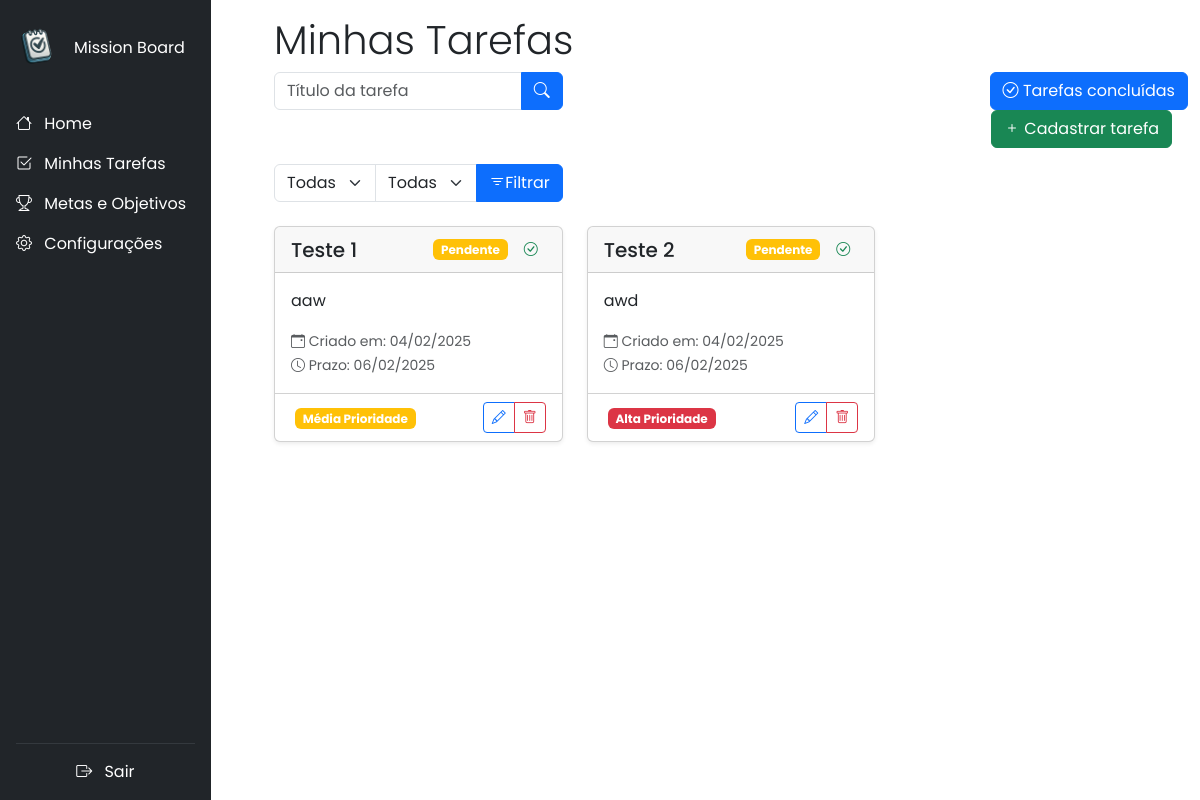
/task/list/ (signed in), run on the app's committed database.
### tasks/models.py (models this page shows, shortened)
class Task(models.Model):
    PRIORITY_CHOICES = [
        ('low', 'Baixa'),
        ('medium', 'Média'),
        ('high', 'Alta'),
    ]
    user = models.ForeignKey(User, verbose_name='Usuário', on_delete=models.CASCADE, max_length=50)
    title = models.CharField(max_length=255)
    description = models.TextField(blank=True, null=True)
    category = models.ForeignKey(Category, on_delete=models.SET_NULL, blank=True, null=True)
    due_date = models.DateField()
    priority = models.CharField(max_length=10, choices=PRIORITY_CHOICES, default='medium')
    completed = models.BooleanField(default=False)
    created_at = models.DateTimeField(auto_now_add=True)

### tasks/views.py (the view)
# urls.py: path('task/list/', views.TasksListView.as_view(), name='task_list'),
class TasksListView(LoginRequiredMixin, ListView):
    model = models.Task
    context_object_name = 'tasks'
    template_name = 'task_list.html'
    def get_queryset(self): # Método que faz filtros pelo título da tarefa
        queryset = super().get_queryset()
        title = self.request.GET.get('title')
        priority = self.request.GET.get('priority')
        category = self.request.GET.get('category')
        if title:
            queryset = queryset.filter(title__icontains=title)
        if priority:
            queryset = queryset.filter(priority=priority)
        if category:
            queryset = queryset.filter(category__id=category)
        return queryset
    def get_context_data(self, **kwargs):
        context = super().get_context_data(**kwargs) # Pegando o contexto original
        context['tasks'] = models.Task.objects.filter(completed=False)
        context['categories'] = models.Category.objects.all()
        return context

### tasks/templates/task_list.html (shortened to what this page needs)
{% extends 'base.html' %}
{% block content %}
<h3 class="display-6">Minhas Tarefas</h3>
<div class="row mb-3">
    <div class="col-md-4">
        <form method="get" action="{% url 'task_list' %}">
            <div class="input-group">
                <input type="text" name="title" class="form-control" placeholder="Título da tarefa" value="{{ request.GET.title }}">
                <button type="submit" class="btn btn-primary">
                    <i class="bi bi-search"></i>
                </button>
            </div>
        </form>
    </div>
    <div class="col-md-4 offset-md-4">
        <a href="{% url 'completed_tasks' %}" class="btn btn-primary float-end btn-custom">
            <i class="bi bi-check-circle"></i> Tarefas concluídas
        </a>
        <a href="{% url 'task_create' %}" class="btn btn-success float-end btn-custom me-3">
            <i class="bi bi-plus"></i> Cadastrar tarefa
        </a>
    </div>
</div>
<div class="row mb-3">
    <div class="col-md-4">
        <form action="{% url 'task_list' %}" method="get">
            <div class="input-group">
                <select name="priority" class="form-select">
                    <option value="" {% if not request.GET.priority %} selected {% endif %}>Todas as prioridades</option>
                </select>
                <select name="category" class="form-select">
                    <option value="" {% if not request.GET.category %} selected {% endif %}>Todas as categorias</option>
                </select>
                <button type="submit" class="btn btn-primary">
                    <i class="bi bi-filter"></i>Filtrar
                </button>
            </div>
        </form>
    </div>
</div>
<div class="row mt-4">
    {% for task in tasks %}
    <div class="col-md-6 col-lg-4 mb-4">
        <div class="card h-100 shadow-sm">
            <div class="card-header d-flex justify-content-between align-items-center">
                <h5 class="card-title mb-0 text-truncate">{{ task.title }}</h5>
                <div class="d-flex align-items-center">
                    <span class="badge {% if task.completed %}bg-success{% else %}bg-warning{% endif %} me-2">
                        {{ task.completed|yesno:"Concluída,Pendente" }}
                    </span>
                    <form method="POST" action="{% url 'complete_task' task.id %}">
                        <button type="submit" class="btn btn-sm border-0 btn-outline-success" title="{% if task.completed %}Marcar como pendente{% else %}Marcar como concluída{% endif %}">
                            <i class="bi bi-{% if task.completed %}clock{% else %}check-circle{% endif %}"></i>
                        </button>
                    </form>
                </div>
            </div>
            <div class="card-body">
                <p class="card-text">{{ task.description }}</p>
                <div class="mt-3">
                    <small class="text-muted">
                        <i class="bi bi-calendar-event"></i> Criado em: {{ task.created_at|date:"d/m/Y" }}
                    </small>
                    <br>
                    <small class="text-muted">
                        <i class="bi bi-clock"></i> Prazo: {{ task.due_date|date:"d/m/Y" }}
                    </small>
                </div>
            </div>
            <div class="card-footer bg-transparent">
                <div class="d-flex justify-content-between align-items-center">
                    <div>
                        {% if task.priority == 'high' %}
                            <span class="badge bg-danger ms-1">Alta Prioridade</span>
                        {% elif task.priority == 'medium' %}
                            <span class="badge bg-warning ms-1">Média Prioridade</span>
                        {% else %}
                            <span class="badge bg-success ms-1">Baixa Prioridade</span>
                        {% endif %}
                    </div>
                    <div class="btn-group">
                        <a href="{% url 'task_update' task.id %}" class="btn btn-sm btn-outline-primary">
                            <i class="bi bi-pencil"></i>
                        </a>
                        <button type="button" class="btn btn-sm btn-outline-danger" data-bs-toggle="modal" data-bs-target="#deleteModal{{ task.id }}">
                            <i class="bi bi-trash"></i>
                        </button>
                    </div>
                </div>
            </div>
        </div>
    </div>
    {% empty %}
    <div class="col-12">
        <div class="alert alert-info text-center" role="alert">
            <i class="bi bi-info-circle me-2"></i>Nenhuma tarefa encontrada.
        </div>
    </div>
    {% endfor %}
</div>
{% endblock %}

### app/templates/base.html (style rules this page uses)
body { font-family: 'Poppins', sans-serif; }

### data on the page
Task: title "Teste 1", completed "Pendente", description "aaw", created_at "04/02/2025", due_date "06/02/2025", priority "Média Prioridade"
Task: title "Teste 2", completed "Pendente", description "awd", created_at "04/02/2025", due_date "06/02/2025", priority "Alta Prioridade"
